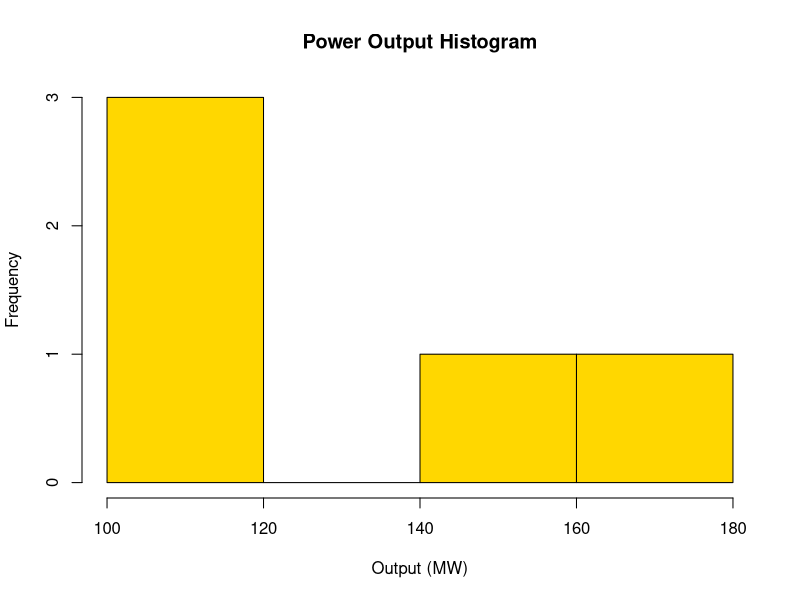
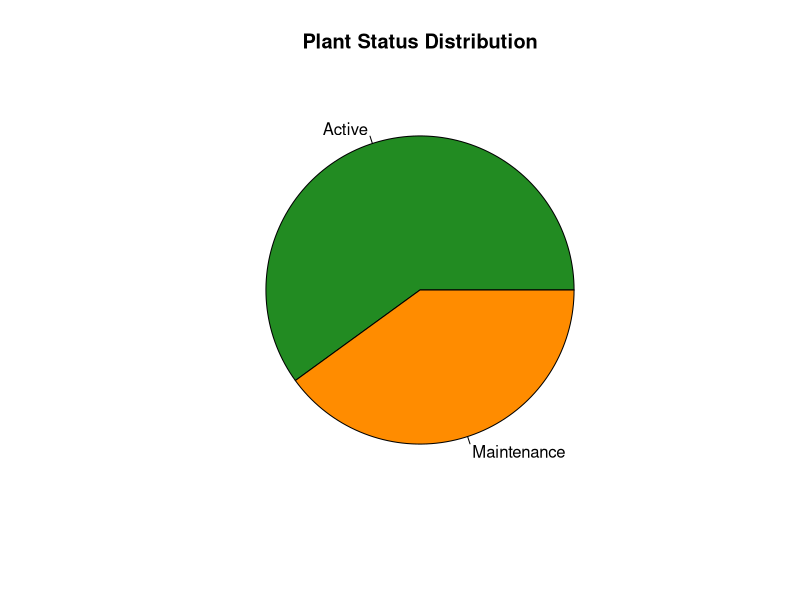
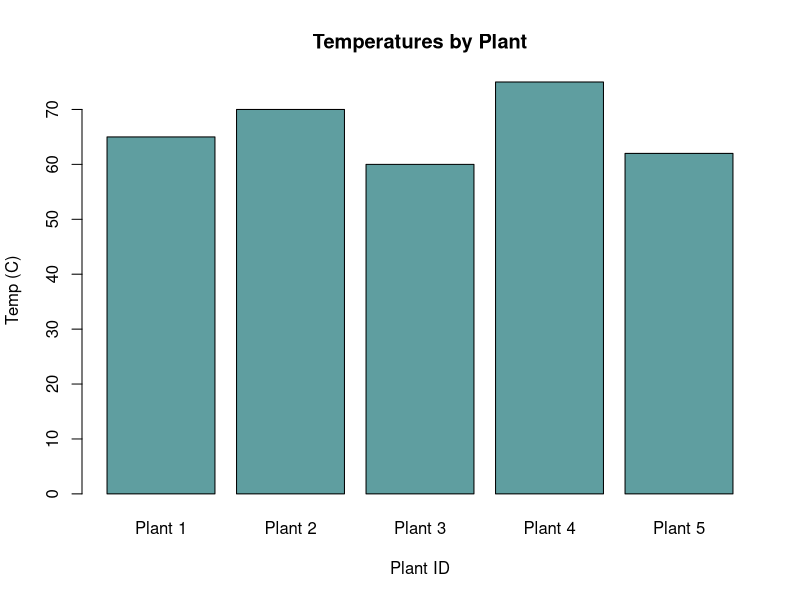
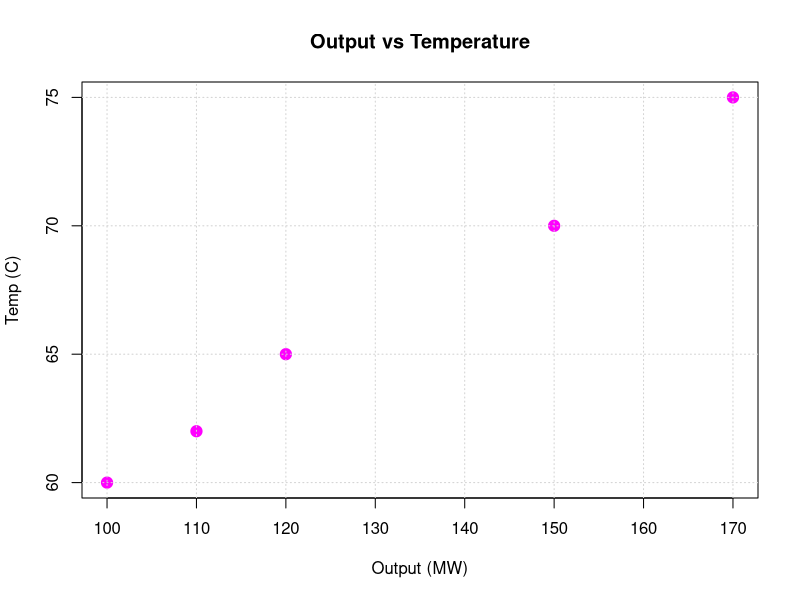

These charts were generated, in order, by the following R code:
# Experiment 27: Energy Plant Monitoring
# Course: Data Handling and Visualization

# Dataset
df27 <- data.frame(
  PlantID = 1:5,
  Output = c(120, 150, 100, 170, 110),
  Temperature = c(65, 70, 60, 75, 62),
  Status = c("Active", "Active", "Maintenance", "Active", "Maintenance")
)

cat("--- Experiment 27: Energy Plant Monitoring ---\n")
print(df27)

# Q29: Create a histogram of power output.
png("outputs/exp27_q29_histogram.png", width=800, height=600)
hist(df27$Output, col="gold", main="Power Output Histogram", xlab="Output (MW)", ylab="Frequency")
dev.off()

# Q30: Generate a pie chart of plant status.
png("outputs/exp27_q30_pie_chart.png", width=800, height=600)
pie(table(df27$Status), col=c("forestgreen", "darkorange"), main="Plant Status Distribution")
dev.off()

# Q31: Build a bar chart of temperatures by plant.
png("outputs/exp27_q31_bar_chart.png", width=800, height=600)
barplot(df27$Temperature, names.arg=paste("Plant", df27$PlantID), col="cadetblue", main="Temperatures by Plant", ylab="Temp (C)", xlab="Plant ID")
dev.off()

# Q32: Create a scatter plot of output vs temperature.
png("outputs/exp27_q32_scatter_plot.png", width=800, height=600)
plot(df27$Output, df27$Temperature, col="magenta", pch=19, cex=1.5, main="Output vs Temperature", xlab="Output (MW)", ylab="Temp (C)")
grid()
dev.off()
cat("Experiment 27 successfully completed. Plots saved to outputs/.\n\n")
